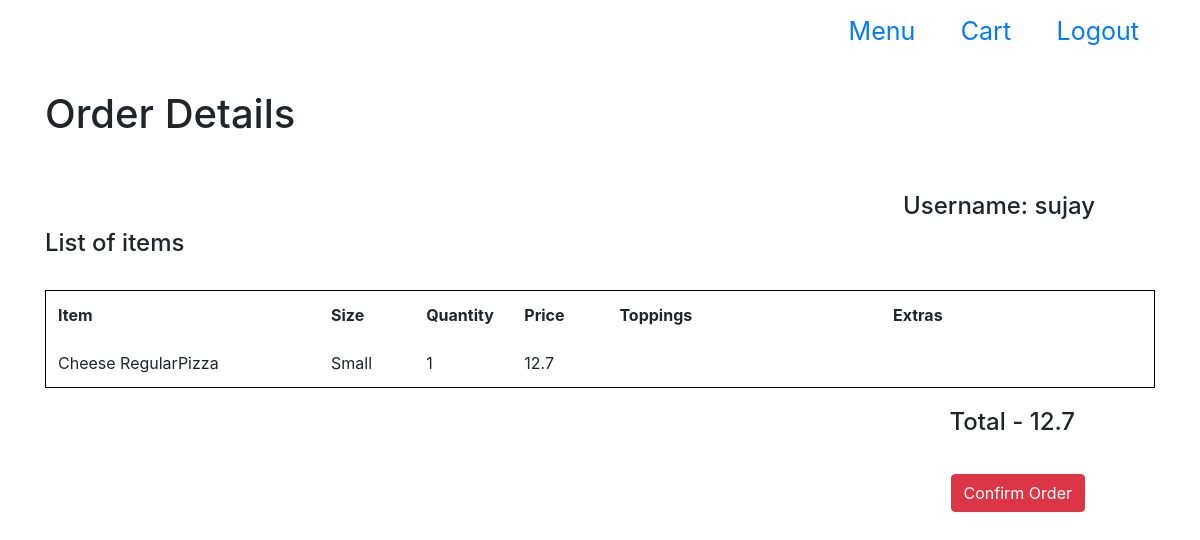
Screenshot of /confirm (signed in) with the database file from the repository.
### orders/models.py (models this page shows, shortened)
class Item(models.Model):
    user = models.ForeignKey(User,on_delete=models.CASCADE)
    name = models.CharField(max_length = 50)
    size = models.CharField(max_length = 10,blank = True, null = True)
    price = models.FloatField()
    toppings = models.CharField(max_length = 40,blank = True, null = True)
    extras =models.CharField(max_length = 40,blank = True, null = True)
    quantity=models.IntegerField()

### orders/views.py (the view)
# urls.py: path("confirm",views.confirm,name="confirm"),
def confirm(request):
    items=Item.objects.filter(user=request.user).all()
    subtotal=0
    for item in items:
        subtotal=subtotal+item.price*item.quantity
    context = {
    "user": request.user,
    "items": items,
    "subtotal": round(subtotal,2)
    }
    return render(request,"users/order.html",context)

### orders/templates/users/order.html (shortened to what this page needs)
{% extends "users/base.html" %}
{% block body %}
  <ul class="nav justify-content-end" style="height: 50px; margin-bottom: 40px;">
    <li class="nav-item">
    <a class="nav-link" style="margin-top: 5px; font-size: 25px;"  href="{% url 'index' %}">Menu</a>
    </li>
    <li class="nav-item">
    <a class="nav-link" style="margin-top: 5px; font-size: 25px;"  href="{% url 'cart' %}">Cart</a>
    </li>
    <li class="nav-item">
    <a class="nav-link" style="margin-top: 5px; font-size: 25px;"  href="{% url 'logout' %}">Logout</a>
    </li>
  </ul>
  <h1 style="margin-top: 20px; margin-bottom: 30px;">Order Details</h1>
  <div>
    <br>
    <h4 class="text-right" style="margin-right: 60px;">Username: {{user}}</h4>
    <h4>List of items</h4>
    <br>
    <table class="table table-borderless"  style="border: 1px solid black; padding: 15px;">
      <colgroup>
          <col width="23%"></col>
          <col width="8%"></col>
          <col width="8%"></col>
          <col width="8%"></col>
          <col width="23%"></col>
          <col width="23%"></col>
      </colgroup>
      <thead>
          <tr>
              <th scope="col">Item</th>
              <th scope="col">Size</th>
              <th scope="col">Quantity</th>
              <th scope="col">Price</th>
              <th scope="col">Toppings</th>
              <th scope="col">Extras</th>
          </tr>
      </thead>
      <tbody>
        {% for item in items %}
          <tr>
            <td>{{item.name}}</td>
            <td>{{item.size}}</td>
            <td>{{item.quantity}}</td>
            <td>{{item.price}}</td>
            <td>{{item.toppings}}</td>
            <td>{{item.extras}}</td>
          </tr>
        {% endfor %}
      </tbody>
    </table>
    <h4 class="text-right" style="margin-right: 80px; margin-top: 20px;">Total - {{subtotal}}</h4>
    <div class="text-right">
      <form action="{% url 'finish' %}" method="post">
        <button type="submit" class="btn btn-danger" style="margin-right: 70px; margin-top: 30px;">Confirm Order</button>
      </form>
    </div>
  </div>
{% endblock %}

### rows the page displays
Item: name "Cheese RegularPizza", size "Small", quantity "1", price "12.7"

### other values shown
{{ user }} "sujay"
{{ subtotal }} "12.7"
